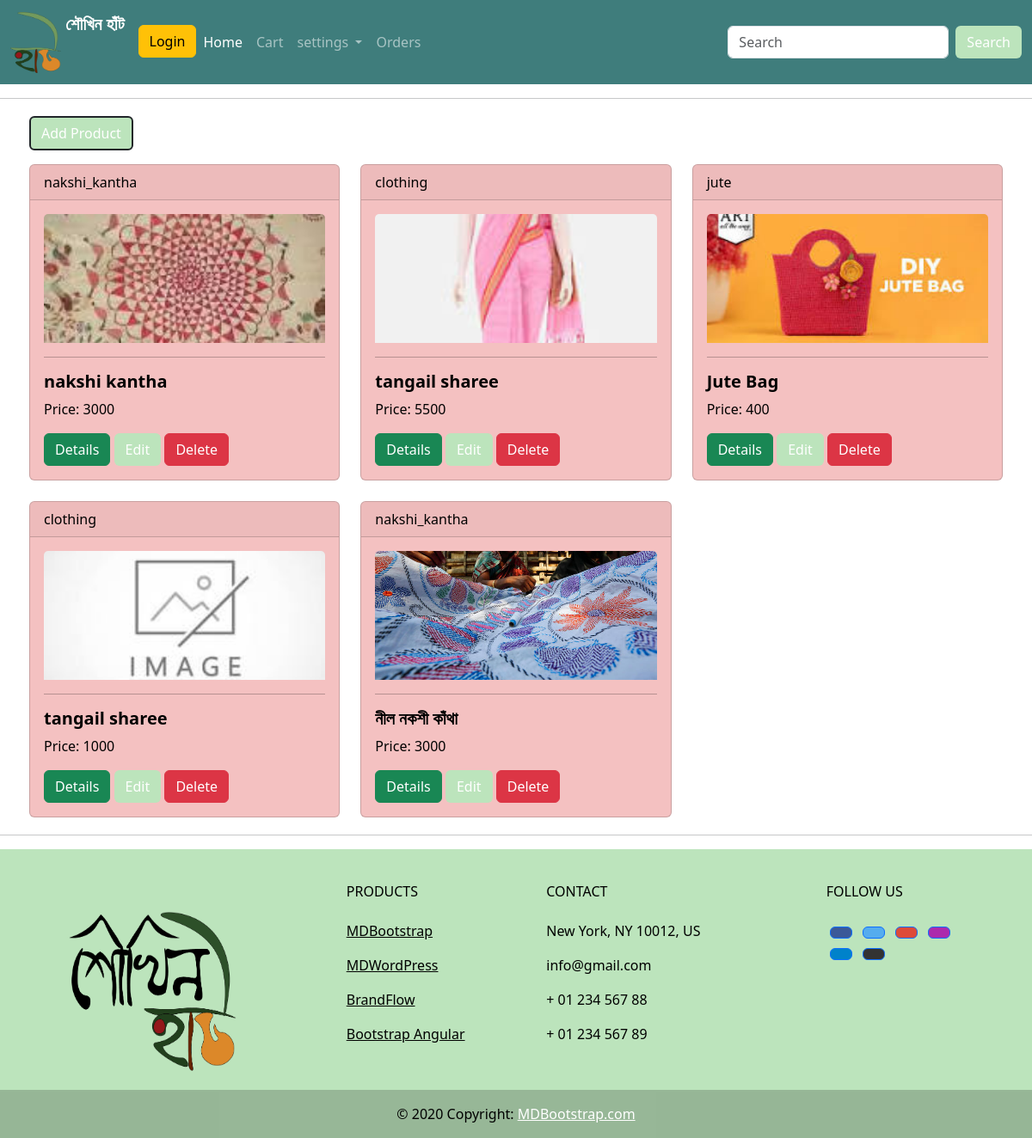
/product_details/, run on an earlier commit of the app's database.
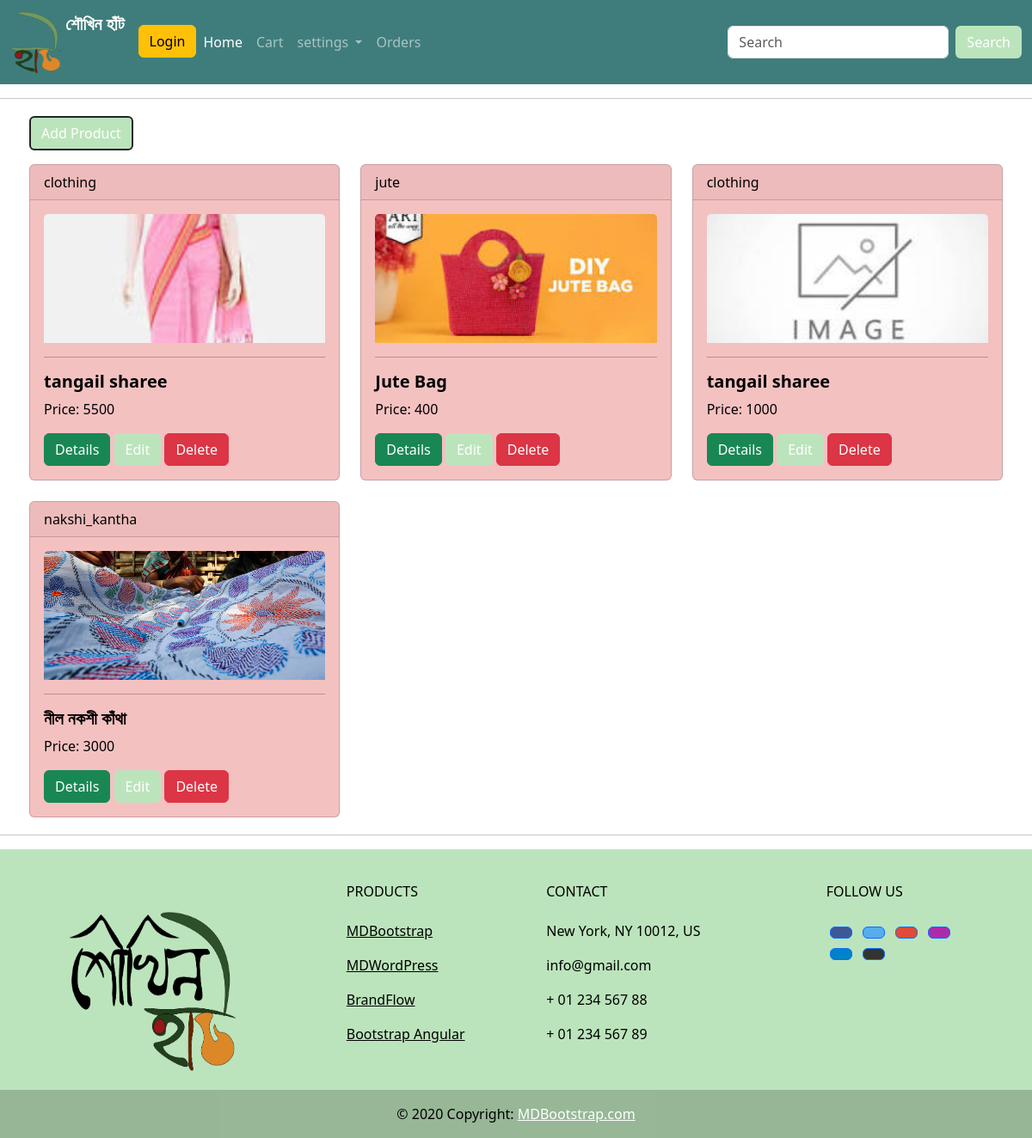
And on a later commit of the database.
### shoukhin/models.py (models this page shows, shortened)
class product(models.Model):
    CATEGORY_CHOICES = CATEGORY_CHOICES = [
        ('jute', 'Jute'),
        ('clothing', 'Clothing'),
        ('jewellery', 'Jewellery'),
        ('food', 'Food'),
        ('home_decor', 'Home Decor'),
        ('pottery', 'Pottery'),
        ('nakshi_kantha', 'Nakshi Kantha'),
        ('others', 'Others'),
    ]
    name = models.CharField(max_length=200)
    price = models.IntegerField()
    description = models.TextField(blank=True,null=True)
    measurements = models.CharField(max_length=300)
    category = models.CharField(max_length=100, choices=CATEGORY_CHOICES, default='others')
    image = models.ImageField(upload_to='static/images', blank=True, null=True, default='static/images/default_no_img.jfif')
    stock = models.IntegerField(default=0)

### shoukhin/views.py (the view)
# urls.py: path('product_details/', s_view.product_details, name='product_details'),
def product_details(request):
    pro = product.objects.all()
    context={
        'product':pro,
    }
    return  render(request,template_name='body/product_details.html',context=context)

### shoukhin/template/body/product_details.html (shortened to what this page needs)
{% extends 'body/main.html' %}
{% load static %}
{% block content %}
<a href="{% url 'add_product' %}" class="btn custom-btn mb-3 border border-dark border-2">Add Product</a>
<div class="row row-cols-1 row-cols-md-2 row-cols-lg-3 g-4">
  {% for p in product %}
  <div class="col">
    <div class="card custom-card">
      <div class="card-header">{{ p.category }}</div>
      <div class="card-body">
        <img src="{{ p.image.url }}" class="card-img-top" alt="Product Image">
        <hr>
        <h5 class="card-title"><b>{{ p.name }}</b></h5>
        <p class="card-text">Price: {{ p.price }}</p>
        <a href="{% url 'view_product' p.id %}" class="btn btn-success">Details</a>
        <a href="{% url 'edit_product' p.id %}" class="btn custom-btn">Edit</a>
        <button type="button" class="btn btn-danger" onclick="confirmDelete({{ p.id }})">Delete</button>
      </div>
    </div>
  </div>
  {% endfor %}
</div>
{% endblock %}

What changed in the data, as far as the page shows it:
removed product: category "nakshi_kantha", image (picture), name "nakshi kantha", price "3000"
